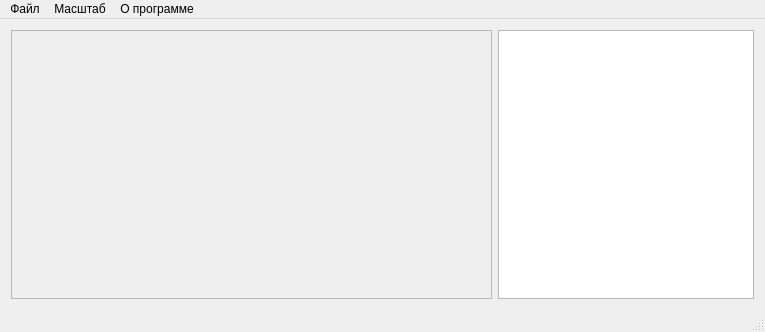
<?xml version="1.0" encoding="UTF-8"?>
<ui version="4.0">
 <class>MainWindow</class>
 <widget class="QMainWindow" name="MainWindow">
  <property name="geometry">
   <rect>
    <x>0</x>
    <y>0</y>
    <width>765</width>
    <height>332</height>
   </rect>
  </property>
  <property name="windowTitle">
   <string>ImageViewer</string>
  </property>
  <widget class="QWidget" name="centralWidget">
   <layout class="QHBoxLayout" name="horizontalLayout">
    <item>
     <widget class="QScrollArea" name="scrollArea">
      <property name="widgetResizable">
       <bool>true</bool>
      </property>
      <widget class="QWidget" name="scrollAreaWidgetContents">
       <property name="geometry">
        <rect>
         <x>0</x>
         <y>0</y>
         <width>483</width>
         <height>269</height>
        </rect>
       </property>
      </widget>
     </widget>
    </item>
    <item>
     <widget class="QListWidget" name="listWidget">
      <property name="sizePolicy">
       <sizepolicy hsizetype="Fixed" vsizetype="Expanding">
        <horstretch>0</horstretch>
        <verstretch>0</verstretch>
       </sizepolicy>
      </property>
      <property name="minimumSize">
       <size>
        <width>200</width>
        <height>0</height>
       </size>
      </property>
      <property name="maximumSize">
       <size>
        <width>350</width>
        <height>16777215</height>
       </size>
      </property>
      <property name="iconSize">
       <size>
        <width>50</width>
        <height>30</height>
       </size>
      </property>
      <property name="viewMode">
       <enum>QListView::ViewMode::ListMode</enum>
      </property>
     </widget>
    </item>
   </layout>
  </widget>
  <widget class="QMenuBar" name="menuBar">
   <property name="geometry">
    <rect>
     <x>0</x>
     <y>0</y>
     <width>765</width>
     <height>21</height>
    </rect>
   </property>
   <widget class="QMenu" name="menu">
    <property name="title">
     <string>Файл</string>
    </property>
    <addaction name="action"/>
    <addaction name="action_2"/>
    <addaction name="action_3"/>
   </widget>
   <widget class="QMenu" name="menu_2">
    <property name="title">
     <string>Масштаб</string>
    </property>
    <addaction name="action_4"/>
    <addaction name="action_5"/>
    <addaction name="action_6"/>
    <addaction name="action_7"/>
   </widget>
   <widget class="QMenu" name="menu_3">
    <property name="title">
     <string>О программе</string>
    </property>
    <addaction name="action_8"/>
    <addaction name="action_9"/>
   </widget>
   <addaction name="menu"/>
   <addaction name="menu_2"/>
   <addaction name="menu_3"/>
  </widget>
  <widget class="QStatusBar" name="statusBar"/>
  <action name="action">
   <property name="text">
    <string>Открыть</string>
   </property>
  </action>
  <action name="action_2">
   <property name="text">
    <string>Сохранить как</string>
   </property>
  </action>
  <action name="action_3">
   <property name="text">
    <string>Выход</string>
   </property>
  </action>
  <action name="action_4">
   <property name="text">
    <string>Больше</string>
   </property>
  </action>
  <action name="action_5">
   <property name="text">
    <string>Меньше</string>
   </property>
  </action>
  <action name="action_6">
   <property name="text">
    <string>Оригинал</string>
   </property>
  </action>
  <action name="action_7">
   <property name="text">
    <string>Подогнать размер</string>
   </property>
  </action>
  <action name="action_8">
   <property name="text">
    <string>Справка</string>
   </property>
  </action>
  <action name="action_9">
   <property name="text">
    <string>О программе</string>
   </property>
  </action>
 </widget>
 <layoutdefault spacing="6" margin="11"/>
 <resources/>
 <connections/>
</ui>
